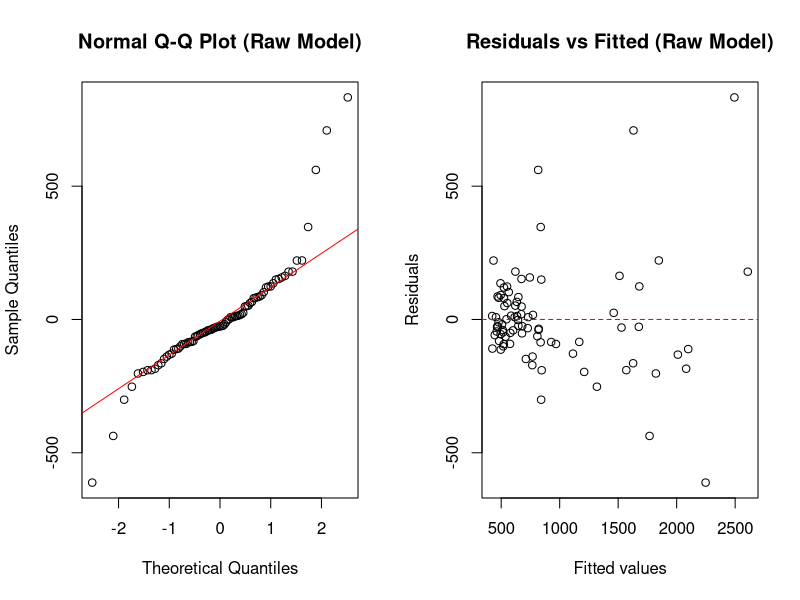
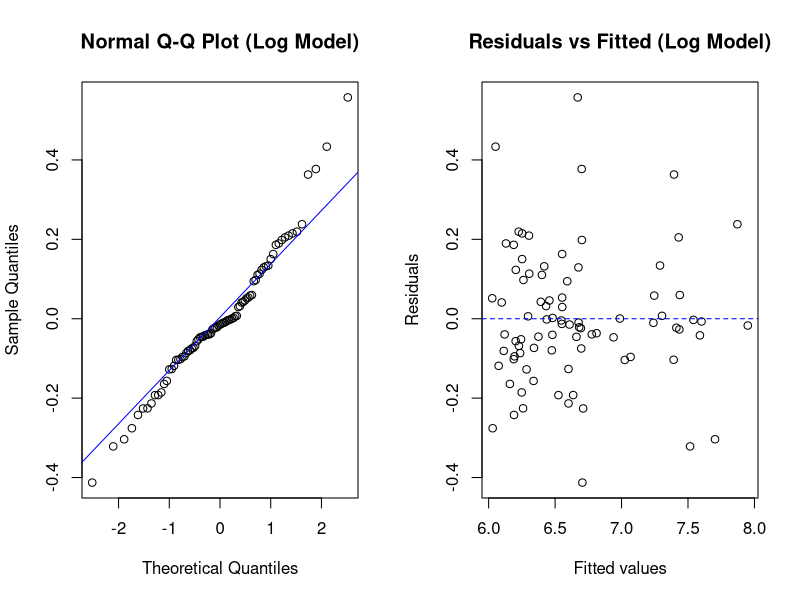
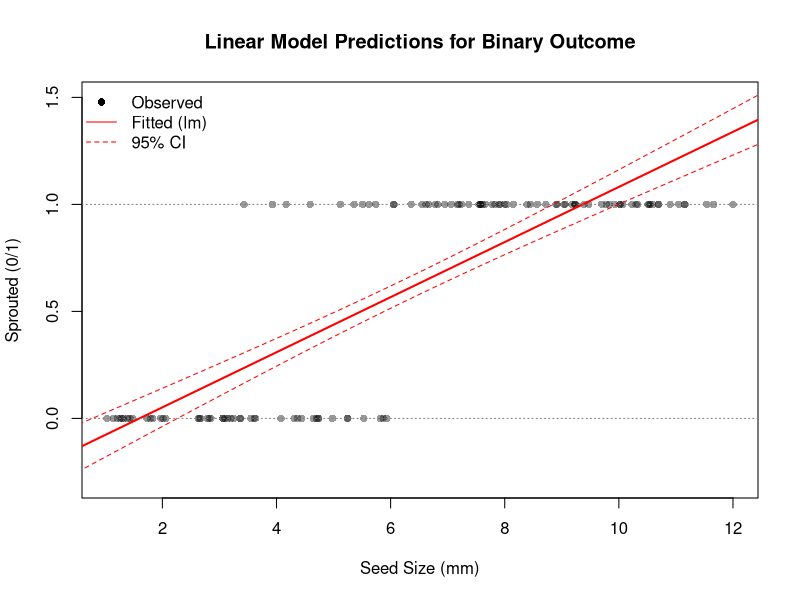
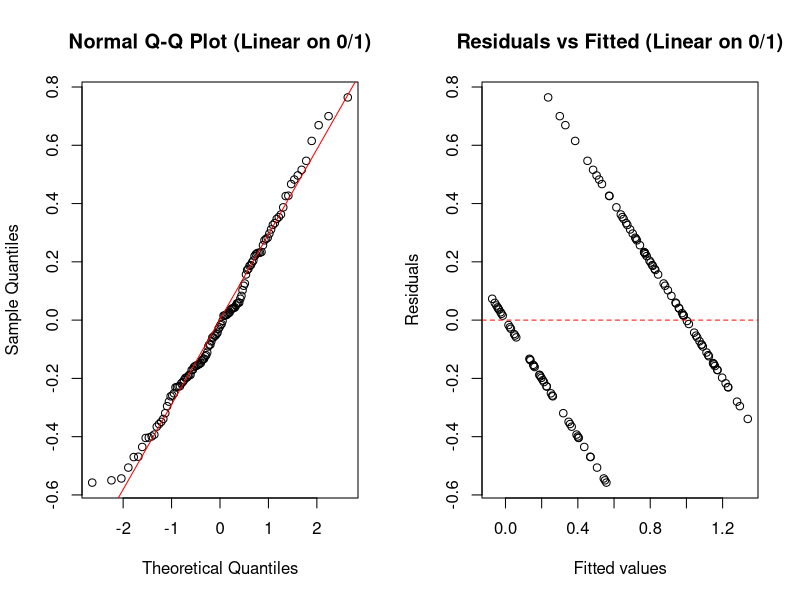

These charts were generated, in order, by the following R code:
## ---- chunk 1
# Load all required libraries up front
library(car)      # for Anova() Type II/III
library(ggplot2)  # for plotting
## ---- chunk 2
# Read the yield dataset
yield_data <- read.csv("data/yield_transform_dataset.csv")

# Make variety a factor
yield_data$variety <- as.factor(yield_data$variety)

# Quick look at the data
str(yield_data)
summary(yield_data)
## ---- chunk 3
# Fit a linear model on the RAW (untransformed) yield
raw_model <- lm(yield_kgha ~ nitrogen_kg_ha * variety, data = yield_data)
summary(raw_model)
## ---- chunk 4
# Side-by-side diagnostic plots
par(mfrow = c(1, 2))

# QQ plot — checks normality of residuals
qqnorm(resid(raw_model), main = "Normal Q-Q Plot (Raw Model)")
qqline(resid(raw_model), col = "red")

# Residuals vs Fitted — checks linearity & constant variance
plot(fitted(raw_model), resid(raw_model),
     xlab = "Fitted values", ylab = "Residuals",
     main = "Residuals vs Fitted (Raw Model)")
abline(h = 0, col = "red", lty = 2)

par(mfrow = c(1, 1))
## ---- chunk 5
# Log-transform the response
yield_data$log_yield <- log(yield_data$yield_kgha)

# Re-fit the same model structure on log(yield)
log_model <- lm(log_yield ~ nitrogen_kg_ha * variety, data = yield_data)
summary(log_model)
## ---- chunk 6
par(mfrow = c(1, 2))

qqnorm(resid(log_model), main = "Normal Q-Q Plot (Log Model)")
qqline(resid(log_model), col = "blue")

plot(fitted(log_model), resid(log_model),
     xlab = "Fitted values", ylab = "Residuals",
     main = "Residuals vs Fitted (Log Model)")
abline(h = 0, col = "blue", lty = 2)

par(mfrow = c(1, 1))
## ---- chunk 7
# ------ Type I (sequential) SS ------
# Order of terms matters; results depend on which predictor is entered first.
cat("===== Type I SS (sequential) =====\n")
anova(log_model)

# ------ Type II SS ------
# Each main effect tested after the other main effect, ignoring the interaction.
cat("\n===== Type II SS =====\n")
Anova(log_model, type = "II")

# ------ Type III SS ------
# Each term tested after ALL other terms (including the interaction).
# Requires setting contrasts to sum-to-zero for valid results.
cat("\n===== Type III SS =====\n")
options(contrasts = c("contr.sum", "contr.poly"))
log_model_t3 <- lm(log_yield ~ nitrogen_kg_ha * variety, data = yield_data)
Anova(log_model_t3, type = "III")
## ---- chunk 8
# Read the sprouting dataset
sprout_data <- read.csv("data/seed_sprouting.csv")

# Quick look
str(sprout_data)
table(sprout_data$sprout)
## ---- chunk 9
# Fit a LINEAR model to the binary outcome — this is intentionally wrong!
wrong_model <- lm(sprout ~ seed_size_mm, data = sprout_data)
summary(wrong_model)
## ---- chunk 10
# Create a sequence of seed sizes for prediction
new_sizes <- data.frame(seed_size_mm = seq(0, 14, by = 0.1))

# Predict with 95% confidence interval
preds <- predict(wrong_model, newdata = new_sizes, interval = "confidence")
new_sizes <- cbind(new_sizes, preds)

# Plot the observed data and the linear predictions
plot(sprout_data$seed_size_mm, sprout_data$sprout,
     pch = 16, col = rgb(0, 0, 0, 0.4),
     xlab = "Seed Size (mm)", ylab = "Sprouted (0/1)",
     main = "Linear Model Predictions for Binary Outcome",
     ylim = c(-0.3, 1.5))

# Add the fitted line and confidence band
lines(new_sizes$seed_size_mm, new_sizes$fit, col = "red", lwd = 2)
lines(new_sizes$seed_size_mm, new_sizes$lwr, col = "red", lty = 2)
lines(new_sizes$seed_size_mm, new_sizes$upr, col = "red", lty = 2)

# Reference lines at 0 and 1
abline(h = 0, col = "grey50", lty = 3)
abline(h = 1, col = "grey50", lty = 3)

legend("topleft",
       legend = c("Observed", "Fitted (lm)", "95% CI"),
       pch = c(16, NA, NA), lty = c(NA, 1, 2), col = c("black", "red", "red"),
       bty = "n")
## ---- chunk 11
par(mfrow = c(1, 2))

qqnorm(resid(wrong_model), main = "Normal Q-Q Plot (Linear on 0/1)")
qqline(resid(wrong_model), col = "red")

plot(fitted(wrong_model), resid(wrong_model),
     xlab = "Fitted values", ylab = "Residuals",
     main = "Residuals vs Fitted (Linear on 0/1)")
abline(h = 0, col = "red", lty = 2)

par(mfrow = c(1, 1))
